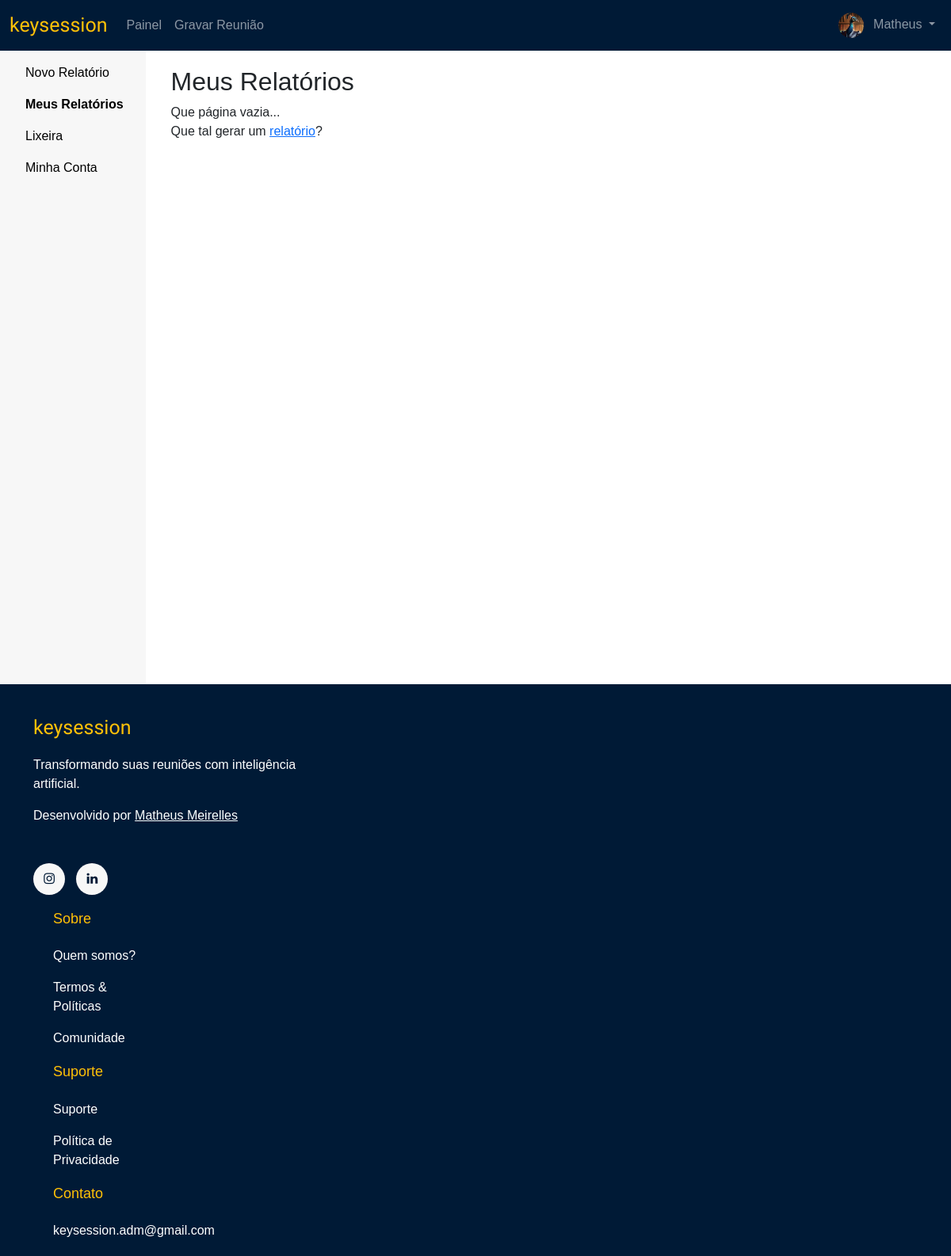
/my_reports (signed in), run on the app's committed database.
### app/models.py (models this page shows)
class User(UserMixin, db.Model):
    id = db.Column(db.Integer, primary_key=True)
    username = db.Column(db.String(20), unique=True, nullable=False)
    email = db.Column(db.String(120), unique=True, nullable=False)
    password = db.Column(db.String(60), nullable=False)
    plan = db.Column(db.String(20), nullable=False, default='Grátis')
    user_pic = db.Column(db.String(250), nullable=False, default=f"/static/images/user_pictures/user{randint(1, 6)}.webp")
    two_factor_secret = db.Column(db.String(100))
    reports = db.relationship('Report', backref='author', lazy=True)

### app/routes.py (the view)
@main.route('/my_reports')
def my_reports():
    if current_user.is_authenticated:
        reports = Report.query.filter_by(user_id=current_user.id).all()
        return render_template('dashboard/my_reports.html', reports=reports)
    else:
        return redirect(url_for('main.home'))

### app/__init__.py (called while the page is built)
def create_app():
    app = Flask(__name__, instance_relative_config=True)
    app.config.from_object('instance.config.Config')
    app.config.from_pyfile('instance.config.py', silent=True)
    from instance.config import Config
    app.config['MAIL_SERVER'] = 'smtp.gmail.com'
    app.config['MAIL_PORT'] = 465
    app.config['MAIL_USE_SSL'] = True
    app.config['MAIL_USERNAME'] = Config.EMAIL
    app.config['MAIL_PASSWORD'] = Config.EMAIL_PWD
    mail.init_app(app)
    db.init_app(app)
    login_manager.init_app(app)
    login_manager.login_view = 'login'
    with app.app_context():
        db.create_all()
    from .models import User
    @login_manager.user_loader
    def load_user(user_id):
        return User.query.get(int(user_id))
    from .routes import main as main_routes
    app.register_blueprint(main_routes)
    return app

### app/templates/dashboard/my_reports.html (shortened to what this page needs)
{% set current_page = 'my_reports' %}
{% set my_reports_option = 'font-weight:700;' %}
{% extends "dashboard/dashboard_base.html" %}
{% block panel_content %}
<h2>Meus Relatórios</h2>
{% if reports==[]: %}
<p>Que página vazia... <br>Que tal gerar um <a href="/new_report">relatório</a>?</p>
{% endif %}
{% endblock %}

### app/templates/base.html (shortened to what this page needs)
<!DOCTYPE html>
<html lang="en">
<head>
    <link rel="stylesheet" href="https://cdn.jsdelivr.net/npm/bootstrap@5.3.2/dist/css/bootstrap.min.css">
    <link rel="stylesheet" href="{{ url_for('static', filename='css/style.css') }}">
</head>
<body id="{{ current_page }}" class="d-flex flex-column h-100">
    <nav class="site-navbar navbar navbar-expand-lg navbar-dark">
        <div class="container-fluid">
            <a class="navbar-brand product-title" href="{{ url_for('main.home') }}">keysession</a>
            <div class="collapse navbar-collapse" id="navbarNav">
                <ul class="navbar-nav me-auto mb-2 mb-lg-0">
                    {% if current_user.is_authenticated %}
                    <li class="nav-item">
                        <a class="nav-link" href="{{ url_for('main.new_report') }}">Painel</a>
                    </li>
                    <li class="nav-item">
                      <a class="nav-link" href="{{ url_for('main.recording') }}">Gravar Reunião</a>
                    </li>
                </ul>
                <ul class="navbar-nav ms-auto mb-2 mb-lg-0">
                    <li class="nav-item dropdown">
                        <a class="nav-link dropdown-toggle" href="#" id="navbarDropdownMenuLink" role="button" data-bs-toggle="dropdown" aria-expanded="false">
                            <img src="{{ url_for('static', filename='images/user_pictures/'+current_user.user_pic) }}" alt="" width="32" height="32" class="rounded-circle me-2">
                            {{ current_user.username }}
                        </a>
                    </li>
                    {% endif %}
                </ul>
            </div>
        </div>
    </nav>
<main class="flex-shrink-0">
    {% block content %}{% endblock %}
</main>
<link href="https://maxcdn.bootstrapcdn.com/font-awesome/4.7.0/css/font-awesome.min.css" rel="stylesheet" />
<footer class="site-footer footer_area section_padding_130_0">
      <div class="container">
        <div class="row">
          <div class="col-12 col-sm-6 col-lg-4">
            <div class="single-footer-widget section_padding_0_130">
              <p><p class="product-title">keysession</p>Transformando suas reuniões com inteligência artificial.</p>
              <div class="copywrite-text mb-5">
                <p class="mb-0">Desenvolvido por <a class="ml-1" target="_blank" href="https://www.instagram.com/matheus.meirelless/">Matheus Meirelles</a></p>
              </div>
              <div class="footer_social_area">
                <a href="https://instagram.com/key.session" data-toggle="tooltip" data-placement="top" title="" data-original-title="Instagram"><i class="fa fa-instagram"></i></a>
                <a href="https://linkedin.com/company/keysession" data-toggle="tooltip" data-placement="top" title="" data-original-title="LinkedIn"><i class="fa fa-linkedin"></i></a>
            </div>
          </div>
          <div class="col-12 col-sm-6 col-lg">
            <div class="single-footer-widget section_padding_0_130">
              <h5 class="widget-title">Sobre</h5>
              <div class="footer_menu">
                <ul>
                  <li><a href="#">Quem somos?</a></li>
                  <li><a href="#">Termos &amp; Políticas</a></li>
                  <li><a href="#">Comunidade</a></li>
                </ul>
              </div>
            </div>
          </div>
          <div class="col-12 col-sm-6 col-lg">
            <div class="single-footer-widget section_padding_0_130">
              <h5 class="widget-title">Suporte</h5>
              <div class="footer_menu">
                <ul>
                  <li><a href="#">Suporte</a></li>
                  <li><a href="#">Política de Privacidade</a></li>
                </ul>
              </div>
            </div>
          </div>
          <div class="col-12 col-sm-6 col-lg">
            <div class="single-footer-widget section_padding_0_130">
              <h5 class="widget-title">Contato</h5>
              <div class="footer_menu">
                <ul>
                  <li><a href="mailto:keysession.adm@gmail.com?subject=Primeiro%20Contato&body=Ol%C3%A1,%20gostaria%20da%20sua%20ajuda%20a%20respeito%20de:">keysession.adm@gmail.com</a></li>
                </ul>
              </div>
            </div>
          </div>
        </div>
      </div>
    </footer>
</body>
</html>

### app/static/css/style.css (style rules this page uses)
body, html { margin: 0; padding: 0; font-family: Arial, sans-serif; font-size: 16px; }
.site-footer, .site-navbar { background-color: #001a36; }
.product-title { font-family: "Urbanist", sans-serif; font-optical-sizing: auto; font-weight: 300; font-style: normal; font-size: 25px; color: #ffc108; }
.footer_area { position: relative; z-index: 1; overflow: hidden; padding:20px; }
.footer_area .row { margin-left: -25px; margin-right: -25px; }
.footer_area .row .col, .footer_area .row .col-1, .footer_area .row .col-10, .footer_area .row .col-11, .footer_area .row .col-12, .footer_area .row .col-2, .footer_area .row .col-3, .footer_area .row .col-4, .footer_area .row .col-5, .footer_area .row .col-6, .footer_area .row .col-7, .footer_area .row .col-8, .footer_area .row .col-9, .footer_area .row .col-auto, .footer_area .row .col-lg, .footer_area .row .col-lg-1, .footer_area .row .col-lg-10, .footer_area .row .col-lg-11, .footer_area .row .col-lg-12, .footer_area .row .col-lg-2, .footer_area .row .col-lg-3, .footer_area .row .col-lg-4, .footer_area .row .col-lg-5, .footer_area .row .col-lg-6, .footer_area .row .col-lg-7, .footer_area .row .col-lg-8, .footer_area .row .col-lg-9, .footer_area .row .col-lg-auto, .footer_area .row .col-md, .footer_area .row .col-md-1, .footer_area .row .col-md-10, .footer_area .row .col-md-11, .footer_area .row .col-md-12, .footer_area .row .col-md-2, .footer_area .row .col-md-3, .footer_area .row .col-md-4, .footer_area .row .col-md-5, .footer_area .row .col-md-6, .footer_area .row .col-md-7, .footer_area .row .col-md-8, .footer_area .row .col-md-9, .footer_area .row .col-md-auto, .footer_area .row .col-sm, .footer_area .row .col-sm-1, .footer_area .row .col-sm-10, .footer_area .row .col-sm-11, .footer_area .row .col-sm-12, .footer_area .row .col-sm-2, .footer_area .row .col-sm-3, .footer_area .row .col-sm-4, .footer_area .row .col-sm-5, .footer_area .row .col-sm-6, .footer_area .row .col-sm-7, .footer_area .row .col-sm-8, .footer_area .row .col-sm-9, .footer_area .row .col-sm-auto, .footer_area .row .col-xl, .footer_area .row .col-xl-1, .footer_area .row .col-xl-10, .footer_area .row .col-xl-11, .footer_area .row .col-xl-12, .footer_area .row .col-xl-2, .footer_area .row .col-xl-3, .footer_area .row .col-xl-4, .footer_area .row .col-xl-5, .footer_area .row .col-xl-6, .footer_area .row .col-xl-7, .footer_area .row .col-xl-8, .footer_area .row .col-xl-9, .footer_area .row .col-xl-auto { padding-right: 25px; padding-left: 25px; }
.widget-title { color: #ffc107; font-weight: 100; margin-top: 20px; font-size: 18px; }
.single-footer-widget.section_padding_0_130 { color: white; }
.single-footer-widget { position: relative; z-index: 1; }
.single-footer-widget .copywrite-text a { color: #ffffff; font-size: 1rem; }
.single-footer-widget .widget-title { margin-bottom: 1.5rem; }
.single-footer-widget .footer_menu li a { color: #ffffff; margin-bottom: 1rem; display: block; font-size: 1rem; text-decoration: none; }
.single-footer-widget .footer_menu li:last-child a { margin-bottom: 0; }
.footer_social_area { position: relative; z-index: 1; }
.footer_social_area a { border-radius: 50%; height: 40px; text-align: center; width: 40px; display: inline-block; background-color: #f7f7f7; line-height: 40px; -webkit-box-shadow: none; box-shadow: none; margin-right: 10px; }
i.fa { color: #001a36; }
.footer_social_area a i { line-height: 36px; }
ol li, ul li { list-style: none; }
ol, ul { margin: 0; padding: 0; }

### data on the page
User: user_pic (picture), username "Matheus"
